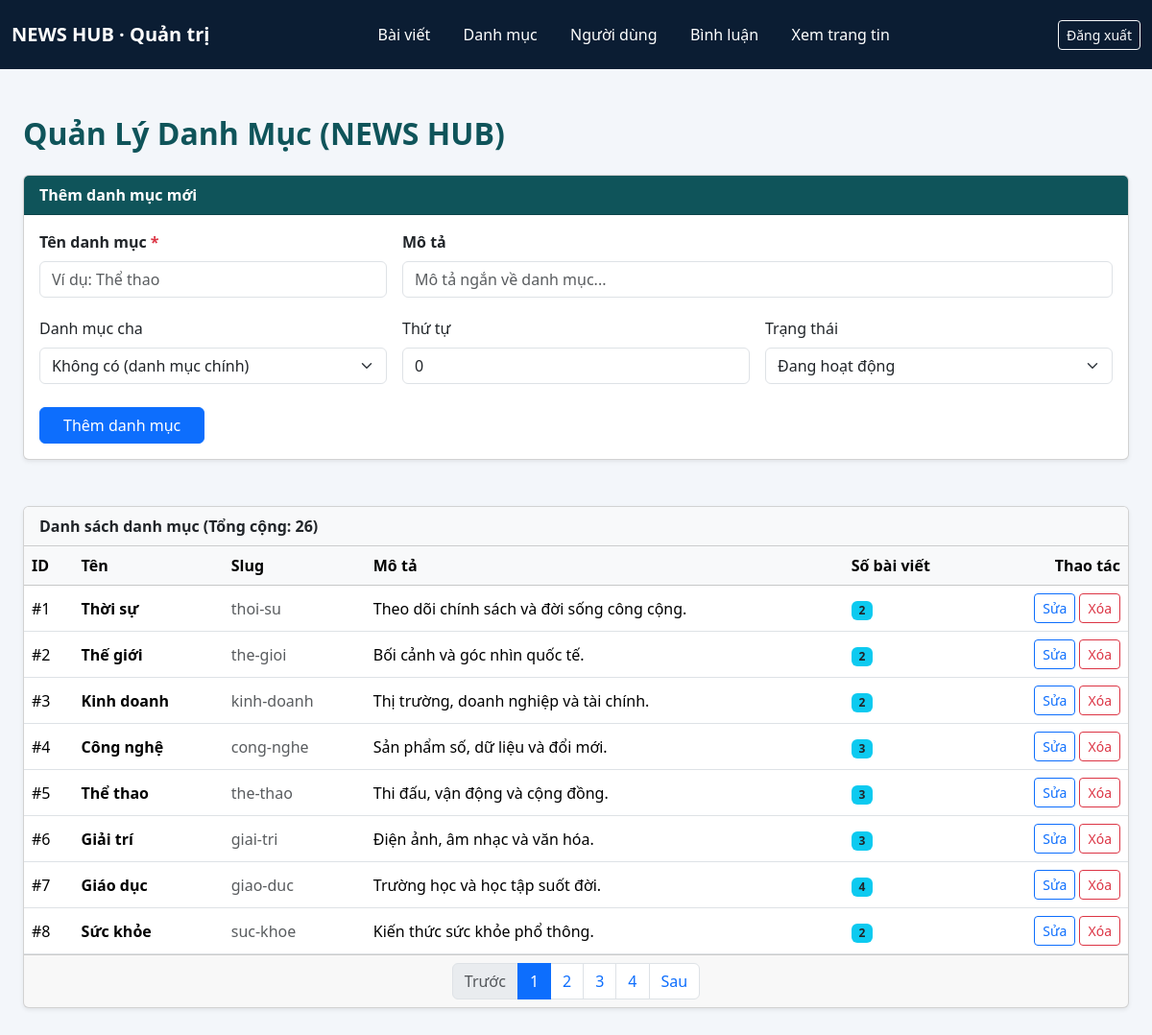
Screenshot of /CategoryController/index (signed in) with the database file from the repository.
### tables this page shows
CREATE TABLE IF NOT EXISTS `categories` (
    `id` INT UNSIGNED NOT NULL AUTO_INCREMENT,
    `parent_id` INT UNSIGNED NULL DEFAULT NULL,
    `name` VARCHAR(100) NOT NULL,
    `slug` VARCHAR(255) NOT NULL,
    `description` TEXT NULL,
    `sort_order` SMALLINT UNSIGNED NOT NULL DEFAULT 0,
    `status` ENUM('active', 'inactive') NOT NULL DEFAULT 'active',
    `created_at` TIMESTAMP NOT NULL DEFAULT CURRENT_TIMESTAMP,
    `updated_at` TIMESTAMP NULL DEFAULT NULL,
    PRIMARY KEY (`id`),
    UNIQUE KEY `uq_categories_name` (`name`),
    UNIQUE KEY `uq_categories_slug` (`slug`),
    KEY `idx_categories_parent_id` (`parent_id`),
    KEY `idx_categories_status_sort_order` (`status`, `sort_order`),
    CONSTRAINT `fk_categories_parent`
        FOREIGN KEY (`parent_id`) REFERENCES `categories` (`id`)
        ON DELETE RESTRICT
        ON UPDATE RESTRICT
);

### app/Core/Controller.php (called while the page is built, shortened)
<?php
abstract class Controller
{
    protected function view(string $viewName, array $data = []): void
    {
        $viewFile = realpath(__DIR__ . '/../Views/' . $viewName . '.php');
        require $viewFile;
    }
}

### app/Controllers/CategoryController.php (called while the page is built, shortened)
<?php
class CategoryController extends Controller {
    private $categoryModel;
    private $baseUrl;
    public function __construct() {
        $this->categoryModel = $this->model('Category');
        $scriptDir = str_replace('\\', '/', dirname($_SERVER['SCRIPT_NAME']));
        $this->baseUrl = rtrim($scriptDir, '/');
    }
    public function index($page = 1) {
        $this->renderList($page, null);
    }
    private function renderList($page, $editCategory) {
        $limit = 8;
        $page = is_numeric($page) && (int)$page > 0 ? (int)$page : 1;
        $offset = ($page - 1) * $limit;
        $total = $this->categoryModel->countAll();
        $this->view('admin/categories', [
            'page_title'      => 'Quản lý danh mục - NEWS HUB',
            'baseUrl'         => $this->baseUrl,
            'categories'      => $this->categoryModel->getAll($limit, $offset),
            'parentCategories' => $this->categoryModel->getChildren((int)($editCategory['id'] ?? 0)),
            'editCategory'    => $editCategory,
            'page'            => $page,
            'totalPages'      => max(1, (int)ceil($total / $limit)),
            'totalCategories' => $total,
            'csrf_token'      => $this->csrfToken()
        ]);
    }
}

### index.php (called while the page is built, shortened)
<?php
try {
    require_once __DIR__ . '/app/Core/Controller.php';
    $requestPath = parse_url($_SERVER['REQUEST_URI'] ?? '/', PHP_URL_PATH);
    $trimmedPath = trim($requestPath, '/');
    $segments = $trimmedPath === '' ? [] : explode('/', $trimmedPath);
    $segments = array_map('rawurldecode', $segments);
    $action = $segments[1] ?? 'index';
    $parameters = [];
    $controller = new $controllerName();
    call_user_func_array([$controller, $action], $parameters);
} catch (Throwable $exception) {
    if ($exception instanceof InvalidArgumentException) {
        newsHubRespond(422, 'Dữ liệu gửi lên không hợp lệ.');
    }
    newsHubServerError($exception);
}

### app/Models/Category.php (called while the page is built, shortened)
<?php
class Category
{
    private PDO $pdo;
    public function __construct(?PDO $pdo = null)
    {
        $this->pdo = $pdo ?? Database::getInstance()->getConnection();
    }
    public function getAll($limit, $offset): array
    {
        $stmt = $this->pdo->prepare('SELECT c.*,
            (SELECT COUNT(*) FROM articles a WHERE a.category_id=c.id) AS article_count,
            (SELECT COUNT(*) FROM categories child WHERE child.parent_id=c.id) AS child_count
            FROM categories c ORDER BY c.parent_id IS NOT NULL, c.sort_order, c.name
            LIMIT :limit OFFSET :offset');
        $stmt->bindValue(':limit', max(1, (int)$limit), PDO::PARAM_INT);
        $stmt->bindValue(':offset', max(0, (int)$offset), PDO::PARAM_INT);
        $stmt->execute();
        return $stmt->fetchAll();
    }
}

### app/Views/admin/categories.php (the view, shortened to what this page needs)
<?php
$baseUrl         = $data['baseUrl'] ?? '';
$categories      = $data['categories'] ?? [];
$editCategory    = $data['editCategory'] ?? null;
$page            = $data['page'] ?? 1;
$totalPages      = $data['totalPages'] ?? 1;
$totalCategories = $data['totalCategories'] ?? 0;
$formAction = $editCategory
    ? $baseUrl . '/CategoryController/update/' . $editCategory['id']
    : $baseUrl . '/CategoryController/store';
?>
<main class="container-fluid py-4">
    <header class="d-flex justify-content-between align-items-center mb-4">
        <h2 class="fw-bold mb-0" style="color: var(--news-primary);">Quản Lý Danh Mục (NEWS HUB)</h2>
    </header>
    <section class="card shadow-sm mb-5">
        <div class="card-header text-white fw-semibold" style="background-color: var(--news-primary);">
            <?= $editCategory ? 'Chỉnh sửa danh mục #' . $editCategory['id'] : 'Thêm danh mục mới' ?>
        </div>
        <div class="card-body">
            <form action="<?= $formAction ?>" method="POST">
                <div class="row g-3">
                    <div class="col-md-4">
                        <label for="name" class="form-label fw-semibold">Tên danh mục <span class="text-danger">*</span></label>
                        <input type="text" id="name" name="name" class="form-control" required maxlength="100"
                               value="<?= htmlspecialchars($editCategory['name'] ?? '') ?>"
                               placeholder="Ví dụ: Thể thao">
                    </div>
                    <div class="col-md-8">
                        <label for="description" class="form-label fw-semibold">Mô tả</label>
                        <input type="text" id="description" name="description" class="form-control"
                               value="<?= htmlspecialchars($editCategory['description'] ?? '') ?>"
                               placeholder="Mô tả ngắn về danh mục...">
                    </div>
                </div>
                <div class="row g-3 mt-1">
                    <div class="col-md-4"><label class="form-label" for="parent_id">Danh mục cha</label>
                        <select class="form-select" id="parent_id" name="parent_id"><option value="">Không có (danh mục chính)</option>
                        </select>
                    </div>
                    <div class="col-md-4"><label class="form-label" for="sort_order">Thứ tự</label><input class="form-control" id="sort_order" name="sort_order" type="number" min="0" max="65535" value="<?= (int)($editCategory['sort_order'] ?? 0) ?>"></div>
                    <div class="col-md-4"><label class="form-label" for="status">Trạng thái</label><select class="form-select" id="status" name="status"><option value="active" <?= ($editCategory['status'] ?? 'active') === 'active' ? 'selected' : '' ?>>Đang hoạt động</option><option value="inactive" <?= ($editCategory['status'] ?? '') === 'inactive' ? 'selected' : '' ?>>Tạm ẩn</option></select></div>
                </div>
                <div class="mt-4">
                    <button type="submit" class="btn btn-primary px-4">
                        <?= $editCategory ? 'Cập nhật danh mục' : 'Thêm danh mục' ?>
                    </button>
                </div>
            </form>
        </div>
    </section>
    <section class="card shadow-sm">
        <div class="card-header bg-light fw-bold">Danh sách danh mục (Tổng cộng: <?= $totalCategories ?>)</div>
        <div class="table-responsive">
            <table class="table table-hover align-middle mb-0">
                <thead class="table-light">
                    <tr>
                        <th>ID</th>
                        <th>Tên</th>
                        <th>Slug</th>
                        <th>Mô tả</th>
                        <th>Số bài viết</th>
                        <th class="text-end">Thao tác</th>
                    </tr>
                </thead>
                <tbody>
                    <?php if (empty($categories)): ?>
                        <tr><td colspan="6" class="text-center py-4 text-muted">Chưa có danh mục nào.</td></tr>
                    <?php else: ?>
                        <?php foreach ($categories as $row): ?>
                            <tr>
                                <td>#<?= $row['id'] ?></td>
                                <td class="fw-semibold"><?= htmlspecialchars($row['name']) ?></td>
                                <td class="text-muted"><?= htmlspecialchars($row['slug'] ?? '') ?></td>
                                <td><?= htmlspecialchars($row['description'] ?? '') ?></td>
                                <td><span class="badge bg-info text-dark"><?= (int)$row['article_count'] ?></span></td>
                                <td class="text-end">
                                    <a href="<?= $baseUrl ?>/CategoryController/edit/<?= $row['id'] ?>/<?= $page ?>"
                                       class="btn btn-sm btn-outline-primary">Sửa</a>
                                    <form method="POST" action="<?= $baseUrl ?>/CategoryController/delete/<?= (int)$row['id'] ?>"
                                          class="d-inline"
                                          onsubmit="return confirm('Bạn có chắc chắn muốn xóa danh mục này?')">
                                        <button type="submit" class="btn btn-sm btn-outline-danger">Xóa</button>
                                    </form>
                                </td>
                            </tr>
                        <?php endforeach; ?>
                    <?php endif; ?>
                </tbody>
            </table>
        </div>
        <?php if ($totalPages > 1): ?>
            <nav class="card-footer d-flex justify-content-center">
                <ul class="pagination mb-0">
                    <li class="page-item <?= ($page <= 1) ? 'disabled' : '' ?>">
                        <a class="page-link" href="<?= $baseUrl ?>/CategoryController/index/<?= $page - 1 ?>">Trước</a>
                    </li>
                    <?php for ($i = 1; $i <= $totalPages; $i++): ?>
                        <li class="page-item <?= ($i == $page) ? 'active' : '' ?>">
                            <a class="page-link" href="<?= $baseUrl ?>/CategoryController/index/<?= $i ?>"><?= $i ?></a>
                        </li>
                    <?php endfor; ?>
                    <li class="page-item <?= ($page >= $totalPages) ? 'disabled' : '' ?>">
                        <a class="page-link" href="<?= $baseUrl ?>/CategoryController/index/<?= $page + 1 ?>">Sau</a>
                    </li>
                </ul>
            </nav>
        <?php endif; ?>
    </section>
</main>
<?php $pageContent = (string)ob_get_clean(); require __DIR__ . '/../layouts/admin.php'; ?>

### app/Views/layouts/admin.php (style rules this page uses)
body { background:#f3f6fa;color:#14263c }

### app/Views/admin/categories.php (style rules this page uses)
:root { --news-primary: #0f545a; }

### rows the page displays
categories: id "1", name "Thời sự", slug "thoi-su", description "Theo dõi chính sách và đời sống công cộng.", article_count "2"
categories: id "2", name "Thế giới", slug "the-gioi", description "Bối cảnh và góc nhìn quốc tế.", article_count "2"
categories: id "3", name "Kinh doanh", slug "kinh-doanh", description "Thị trường, doanh nghiệp và tài chính.", article_count "2"
categories: id "4", name "Công nghệ", slug "cong-nghe", description "Sản phẩm số, dữ liệu và đổi mới.", article_count "3"
categories: id "5", name "Thể thao", slug "the-thao", description "Thi đấu, vận động và cộng đồng.", article_count "3"
categories: id "6", name "Giải trí", slug "giai-tri", description "Điện ảnh, âm nhạc và văn hóa.", article_count "3"
categories: id "7", name "Giáo dục", slug "giao-duc", description "Trường học và học tập suốt đời.", article_count "4"
categories: id "8", name "Sức khỏe", slug "suc-khoe", description "Kiến thức sức khỏe phổ thông.", article_count "2"

### other values shown
$totalCategories "26"
